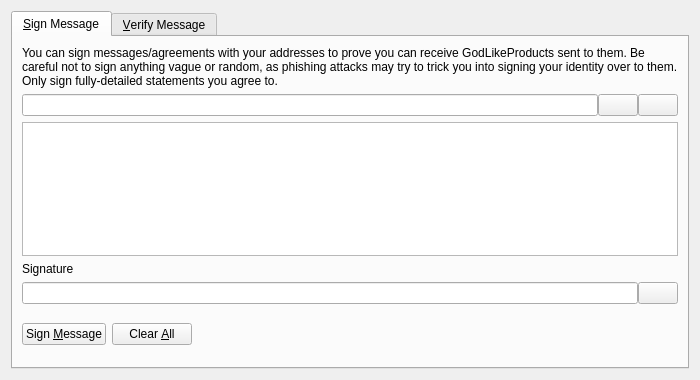
<?xml version="1.0" encoding="UTF-8"?>
<ui version="4.0">
 <class>SignVerifyMessageDialog</class>
 <widget class="QDialog" name="SignVerifyMessageDialog">
  <property name="geometry">
   <rect>
    <x>0</x>
    <y>0</y>
    <width>700</width>
    <height>380</height>
   </rect>
  </property>
  <property name="windowTitle">
   <string>Signatures - Sign / Verify a Message</string>
  </property>
  <property name="modal">
   <bool>true</bool>
  </property>
  <layout class="QVBoxLayout" name="verticalLayout">
   <item>
    <widget class="QTabWidget" name="tabWidget">
     <property name="currentIndex">
      <number>0</number>
     </property>
     <widget class="QWidget" name="tabSignMessage">
      <attribute name="title">
       <string>&amp;Sign Message</string>
      </attribute>
      <layout class="QVBoxLayout" name="verticalLayout_SM">
       <item>
        <widget class="QLabel" name="infoLabel_SM">
         <property name="text">
          <string>You can sign messages/agreements with your addresses to prove you can receive GodLikeProducts sent to them. Be careful not to sign anything vague or random, as phishing attacks may try to trick you into signing your identity over to them. Only sign fully-detailed statements you agree to.</string>
         </property>
         <property name="textFormat">
          <enum>Qt::PlainText</enum>
         </property>
         <property name="wordWrap">
          <bool>true</bool>
         </property>
        </widget>
       </item>
       <item>
        <layout class="QHBoxLayout" name="horizontalLayout_1_SM">
         <property name="spacing">
          <number>0</number>
         </property>
         <item>
          <widget class="QValidatedLineEdit" name="addressIn_SM">
           <property name="toolTip">
            <string>The GodLikeProducts address to sign the message with</string>
           </property>
          </widget>
         </item>
         <item>
          <widget class="QPushButton" name="addressBookButton_SM">
           <property name="toolTip">
            <string>Choose previously used address</string>
           </property>
           <property name="text">
            <string/>
           </property>
           <property name="shortcut">
            <string>Alt+A</string>
           </property>
           <property name="autoDefault">
            <bool>false</bool>
           </property>
          </widget>
         </item>
         <item>
          <widget class="QPushButton" name="pasteButton_SM">
           <property name="toolTip">
            <string>Paste address from clipboard</string>
           </property>
           <property name="text">
            <string/>
           </property>
           <property name="shortcut">
            <string>Alt+P</string>
           </property>
           <property name="autoDefault">
            <bool>false</bool>
           </property>
          </widget>
         </item>
        </layout>
       </item>
       <item>
        <widget class="QPlainTextEdit" name="messageIn_SM">
         <property name="toolTip">
          <string>Enter the message you want to sign here</string>
         </property>
        </widget>
       </item>
       <item>
        <widget class="QLabel" name="signatureLabel_SM">
         <property name="text">
          <string>Signature</string>
         </property>
         <property name="textFormat">
          <enum>Qt::PlainText</enum>
         </property>
        </widget>
       </item>
       <item>
        <layout class="QHBoxLayout" name="horizontalLayout_2_SM">
         <property name="spacing">
          <number>0</number>
         </property>
         <item>
          <widget class="QLineEdit" name="signatureOut_SM">
           <property name="font">
            <font>
             <italic>true</italic>
            </font>
           </property>
           <property name="readOnly">
            <bool>true</bool>
           </property>
          </widget>
         </item>
         <item>
          <widget class="QPushButton" name="copySignatureButton_SM">
           <property name="toolTip">
            <string>Copy the current signature to the system clipboard</string>
           </property>
           <property name="text">
            <string/>
           </property>
           <property name="autoDefault">
            <bool>false</bool>
           </property>
          </widget>
         </item>
        </layout>
       </item>
       <item>
        <layout class="QHBoxLayout" name="horizontalLayout_3_SM">
         <item>
          <widget class="QPushButton" name="signMessageButton_SM">
           <property name="toolTip">
            <string>Sign the message to prove you own this GodLikeProducts address</string>
           </property>
           <property name="text">
            <string>Sign &amp;Message</string>
           </property>
           <property name="autoDefault">
            <bool>false</bool>
           </property>
          </widget>
         </item>
         <item>
          <widget class="QPushButton" name="clearButton_SM">
           <property name="toolTip">
            <string>Reset all sign message fields</string>
           </property>
           <property name="text">
            <string>Clear &amp;All</string>
           </property>
           <property name="autoDefault">
            <bool>false</bool>
           </property>
          </widget>
         </item>
         <item>
          <spacer name="horizontalSpacer_1_SM">
           <property name="orientation">
            <enum>Qt::Horizontal</enum>
           </property>
           <property name="sizeHint" stdset="0">
            <size>
             <width>40</width>
             <height>48</height>
            </size>
           </property>
          </spacer>
         </item>
         <item>
          <widget class="QLabel" name="statusLabel_SM">
           <property name="font">
            <font>
             <weight>75</weight>
             <bold>true</bold>
            </font>
           </property>
           <property name="text">
            <string/>
           </property>
           <property name="wordWrap">
            <bool>true</bool>
           </property>
          </widget>
         </item>
         <item>
          <spacer name="horizontalSpacer_2_SM">
           <property name="orientation">
            <enum>Qt::Horizontal</enum>
           </property>
           <property name="sizeHint" stdset="0">
            <size>
             <width>40</width>
             <height>48</height>
            </size>
           </property>
          </spacer>
         </item>
        </layout>
       </item>
      </layout>
     </widget>
     <widget class="QWidget" name="tabVerifyMessage">
      <attribute name="title">
       <string>&amp;Verify Message</string>
      </attribute>
      <layout class="QVBoxLayout" name="verticalLayout_VM">
       <item>
        <widget class="QLabel" name="infoLabel_VM">
         <property name="text">
          <string>Enter the receiver's address, message (ensure you copy line breaks, spaces, tabs, etc. exactly) and signature below to verify the message. Be careful not to read more into the signature than what is in the signed message itself, to avoid being tricked by a man-in-the-middle attack. Note that this only proves the signing party receives with the address, it cannot prove sendership of any transaction!</string>
         </property>
         <property name="textFormat">
          <enum>Qt::PlainText</enum>
         </property>
         <property name="alignment">
          <set>Qt::AlignLeading|Qt::AlignLeft|Qt::AlignTop</set>
         </property>
         <property name="wordWrap">
          <bool>true</bool>
         </property>
        </widget>
       </item>
       <item>
        <layout class="QHBoxLayout" name="horizontalLayout_1_VM">
         <property name="spacing">
          <number>0</number>
         </property>
         <item>
          <widget class="QValidatedLineEdit" name="addressIn_VM">
           <property name="toolTip">
            <string>The GodLikeProducts address the message was signed with</string>
           </property>
          </widget>
         </item>
         <item>
          <widget class="QPushButton" name="addressBookButton_VM">
           <property name="toolTip">
            <string>Choose previously used address</string>
           </property>
           <property name="text">
            <string/>
           </property>
           <property name="shortcut">
            <string>Alt+A</string>
           </property>
           <property name="autoDefault">
            <bool>false</bool>
           </property>
          </widget>
         </item>
        </layout>
       </item>
       <item>
        <widget class="QPlainTextEdit" name="messageIn_VM"/>
       </item>
       <item>
        <widget class="QValidatedLineEdit" name="signatureIn_VM"/>
       </item>
       <item>
        <layout class="QHBoxLayout" name="horizontalLayout_2_VM">
         <item>
          <widget class="QPushButton" name="verifyMessageButton_VM">
           <property name="toolTip">
            <string>Verify the message to ensure it was signed with the specified GodLikeProducts address</string>
           </property>
           <property name="text">
            <string>Verify &amp;Message</string>
           </property>
           <property name="autoDefault">
            <bool>false</bool>
           </property>
          </widget>
         </item>
         <item>
          <widget class="QPushButton" name="clearButton_VM">
           <property name="toolTip">
            <string>Reset all verify message fields</string>
           </property>
           <property name="text">
            <string>Clear &amp;All</string>
           </property>
           <property name="autoDefault">
            <bool>false</bool>
           </property>
          </widget>
         </item>
         <item>
          <spacer name="horizontalSpacer_1_VM">
           <property name="orientation">
            <enum>Qt::Horizontal</enum>
           </property>
           <property name="sizeHint" stdset="0">
            <size>
             <width>40</width>
             <height>48</height>
            </size>
           </property>
          </spacer>
         </item>
         <item>
          <widget class="QLabel" name="statusLabel_VM">
           <property name="font">
            <font>
             <weight>75</weight>
             <bold>true</bold>
            </font>
           </property>
           <property name="text">
            <string/>
           </property>
           <property name="wordWrap">
            <bool>true</bool>
           </property>
          </widget>
         </item>
         <item>
          <spacer name="horizontalSpacer_2_VM">
           <property name="orientation">
            <enum>Qt::Horizontal</enum>
           </property>
           <property name="sizeHint" stdset="0">
            <size>
             <width>40</width>
             <height>48</height>
            </size>
           </property>
          </spacer>
         </item>
        </layout>
       </item>
      </layout>
     </widget>
    </widget>
   </item>
  </layout>
 </widget>
 <customwidgets>
  <customwidget>
   <class>QValidatedLineEdit</class>
   <extends>QLineEdit</extends>
   <header>qvalidatedlineedit.h</header>
  </customwidget>
 </customwidgets>
 <resources>
  <include location="../godlikeproducts.qrc"/>
 </resources>
 <connections/>
</ui>
